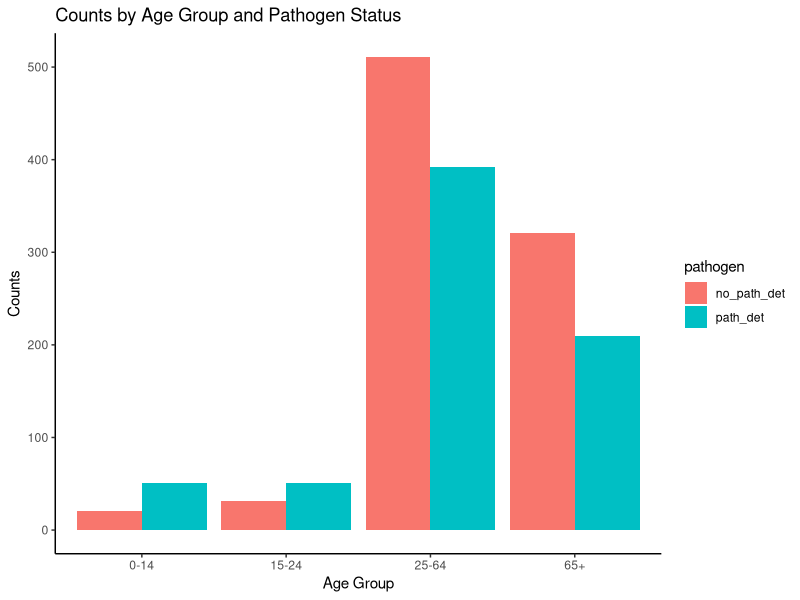
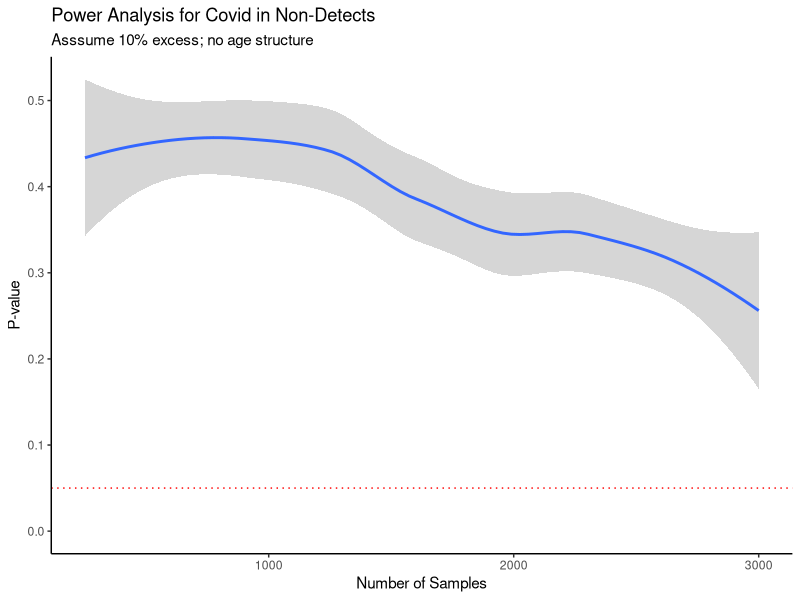
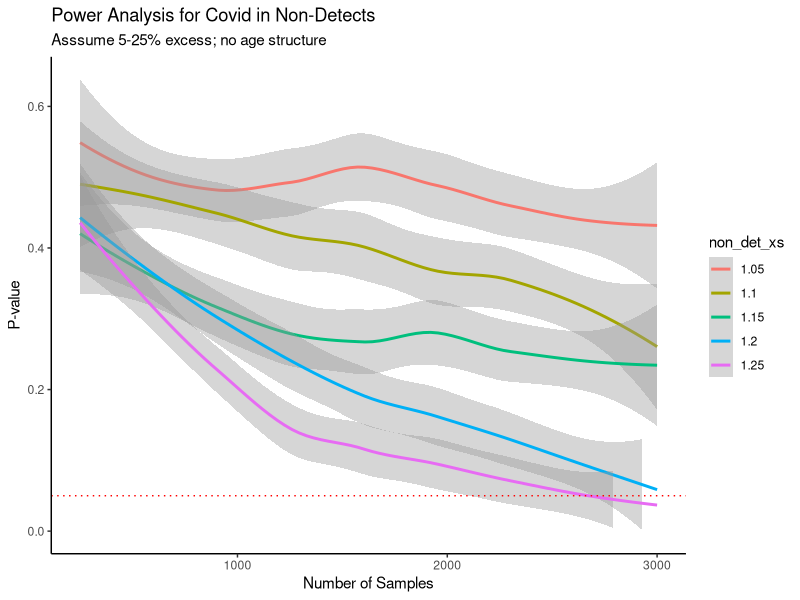

Write the R code that produced these figures, in order. (Note: a time limit stopped this script after it produced the figures.)
# Power analysis to estimate number of samples needed for Covid in non-detects
set.seed(123)
library(ggplot2)
library(vcd)

rm(list = ls())

# Data from Ben 30 October 2024
obs_data <- data.frame(
  age_group = rep(c("0-14", "15-24", "25-64", "65+"), 2),
  pathogen  = rep(c("no_path_det", "path_det"), each = 4),
  counts    = c(21, 31, 511, 321, 51, 51, 392, 210)
)

# Check for differences in age groups
# Create a contingency table
contingency_table <- xtabs(counts ~ age_group + pathogen, data = obs_data)
# Perform the chi-squared test
chi_squared_test <- chisq.test(contingency_table)
print(chi_squared_test)
# Perform pairwise comparisons
pairwise_test <- pairwise.prop.test(contingency_table, p.adjust.method = "bonferroni")
print(pairwise_test)

# Bar plot of counts by age group and pathogen status
ggplot(obs_data, aes(x = age_group, y = counts, fill = pathogen)) +
  geom_bar(stat = "identity", position = "dodge") +
  labs(title = "Counts by Age Group and Pathogen Status", x = "Age Group", y = "Counts") +
  theme_classic()


# Data from https://www.gov.uk/government/statistics/national-flu-and-covid-19-surveillance-reports-2024-to-2025-season 
# Covid Pillar 1 data for 7-day moving average typically roughly 5 to 15% for
# all adults, ignoring age, sex, ethnicity etc.
# Population level covid
min_pop <- 5
max_pop <- 15

# Define % increase in Covid in non-detects, on the assumption that this Covid
# is actually causing their IID
non_det_xs_pct <- 10 # % increase in Covid
non_det_xs <- non_det_xs_pct/100 + 1
# Sample range to check
min_samp <- 250
max_samp <- 3000
stp_samp <- 50
samp_range <- seq(min_samp, max_samp, by = stp_samp)
# Draws per sample 
drw_samp <- 10

# Ignore age structure initially
# Repeat the process for each sample size based on drw_samp
p_val_tally <- data.frame(drw_samp = numeric(0), trial = numeric(0), p_val = numeric(0))
for(trial in samp_range){
  for(i in 1 : drw_samp){
    det_thresh <- runif(1, min = min_pop/100, max = max_pop/100)
    det_with_covid <- ifelse(runif(trial, 0, 1) > det_thresh, 0, 1)
    nondet_with_covid <- ifelse(runif(trial, 0, 1) > (det_thresh * non_det_xs ), 0, 1)
    # Assemble into data.frame
    dat_for_check <- data.frame(
      freq = c(det_with_covid, nondet_with_covid),
      source = c(rep("det", trial), rep("nondet", trial))
    )
    mod_res <- glm(freq ~ source, data = dat_for_check, family = "binomial")
    p_val <- summary(mod_res)$coefficients[2, 4]
    p_val_tally <- rbind(p_val_tally, data.frame(drw_samp = i, trial = trial, p_val = p_val))
  }
}

ggplot(p_val_tally, aes(x = trial, y = p_val)) +
  geom_smooth() +
  ylim(0, NA) +
  geom_hline(yintercept = 0.05, linetype = "dotted", color = "red") +
  labs(title = "Power Analysis for Covid in Non-Detects", subtitle = "Asssume 10% excess; no age structure", x = "Number of Samples", y = "P-value") +
  theme_classic()


# Again ignore age structure, but give range of % increase in Covid in non-detects
# is actually causing their IID
non_det_xs_pct <- c(5, 10, 15, 20, 25) # % increase in Covid
non_det_xs <- non_det_xs_pct/100 + 1
# Sample range to check
min_samp <- 250
max_samp <- 3000
stp_samp <- 50
samp_range <- seq(min_samp, max_samp, by = stp_samp)
# Draws per sample
drw_samp <- 10

# Ignore age structure initially
# Repeat the process for each sample size based on drw_samp
p_val_tally <- data.frame(non_det_xs = numeric(0), drw_samp = numeric(0), trial = numeric(0), p_val = numeric(0))
for(xs in non_det_xs){
  for(trial in samp_range){
    for(i in 1 : drw_samp){
      det_thresh <- runif(1, min = min_pop/100, max = max_pop/100)
      det_with_covid <- ifelse(runif(trial, 0, 1) > det_thresh, 0, 1)
      nondet_with_covid <- ifelse(runif(trial, 0, 1) > (det_thresh * xs ), 0, 1)
      # Assemble into data.frame
      dat_for_check <- data.frame(
        freq = c(det_with_covid, nondet_with_covid),
        source = c(rep("det", trial), rep("nondet", trial))
      )
      mod_res <- glm(freq ~ source, data = dat_for_check, family = "binomial")
      p_val <- summary(mod_res)$coefficients[2, 4]
      p_val_tally <- rbind(p_val_tally, data.frame(non_det_xs = xs, drw_samp = i, trial = trial, p_val = p_val))
    }
  }
}

# Smoothed ggplot with different lines for each non_det_xs
p_val_tally$non_det_xs <- as.factor(p_val_tally$non_det_xs)
ggplot(p_val_tally, aes(x = trial, y = p_val, color = non_det_xs)) +
  geom_smooth() +
  ylim(0, NA) +
  geom_hline(yintercept = 0.05, linetype = "dotted", color = "red") +
  labs(title = "Power Analysis for Covid in Non-Detects", subtitle = "Asssume 5-25% excess; no age structure", x = "Number of Samples", y = "P-value") +
  theme_classic()


# Now include age structure
# Data from Ben 30 October 2024
# Age groupings
# 0-14, 15-24, 25-64, 65+
age_props <- rowSums(contingency_table) / sum(rowSums(contingency_table))
non_det_xs_pct <- c(5, 10, 15, 20, 25) # % increase in Covid
non_det_xs <- non_det_xs_pct/100 + 1
# Sample range to check
min_samp <- 250
max_samp <- 3000
stp_samp <- 50
samp_range <- seq(min_samp, max_samp, by = stp_samp)
# Draws per sample
drw_samp <- 10

# Repeat the process for each sample size based on drw_samp
p_val_tally <- data.frame(non_det_xs = numeric(0), drw_samp = numeric(0), trial = numeric(0), p_val = numeric(0))
for(xs in non_det_xs){
  for(trial in samp_range){
    for(i in 1 : drw_samp){
      det_thresh <- runif(1, min = min_pop/100, max = max_pop/100)
      det_with_covid <- ifelse(runif(trial, 0, 1) > det_thresh, 0, 1)
      nondet_with_covid <- ifelse(runif(trial, 0, 1) > (det_thresh * xs ), 0, 1)
      age_class <- ifelse(runif(trial, 0, 1) < age_props[1], "0-14",
                          ifelse(runif(trial, 0, 1) < sum(age_props[1:2]), "15-24",
                                 ifelse(runif(trial, 0, 1) < sum(age_props[1:3]), "25-64", "65+")))
      # Assemble into data.frame
      dat_for_check <- data.frame(
        freq = c(det_with_covid, nondet_with_covid),
        source = c(rep("det", trial), rep("nondet", trial)),
        age_class = age_class
      )
      mod_res <- glm(freq ~ source + age_class, data = dat_for_check, family = "binomial")
      p_val <- summary(mod_res)$coefficients[2, 4]
      p_val_tally <- rbind(p_val_tally, data.frame(non_det_xs = xs, drw_samp = i, trial = trial, p_val = p_val))
    }
  }
}

# Smoothed ggplot with different lines for each non_det_xs
p_val_tally$non_det_xs <- as.factor(p_val_tally$non_det_xs)
ggplot(p_val_tally, aes(x = trial, y = p_val, color = non_det_xs)) +
  geom_smooth() +
  ylim(0, NA) +
  geom_hline(yintercept = 0.05, linetype = "dotted", color = "red") +
  labs(title = "Power Analysis for Covid in Non-Detects", subtitle = "Asssume 5-25% excess; Age structure included", x = "Number of Samples", y = "P-value") +
  theme_classic()
